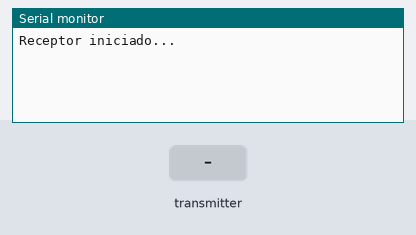
Bench run of a sketch on a simulated Arduino Uno, built with avr-gcc and run on an emulated ATmega328P. On the bench: the last lines printed to the serial monitor. Inputs (shaded band) come from the test bench. No radio packets arrive unless stated.

Above: at 1.3 s.
1.4 s: the transmitter starts sending id = 0
At 1.47 s:
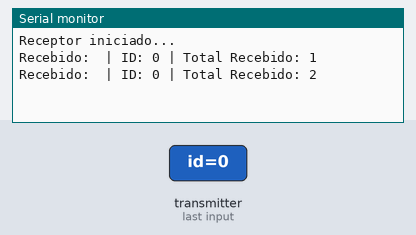
2.9 s: the transmitter starts sending msg = 0
At 2.97 s:
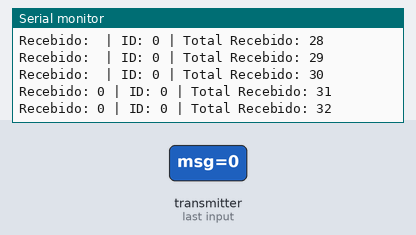
4.4 s: the transmitter starts sending id = 1
5.9 s: the transmitter starts sending msg = 1
Timing chart, 0 to 8.4 s (numbered marks = the images above; inputs shaded):
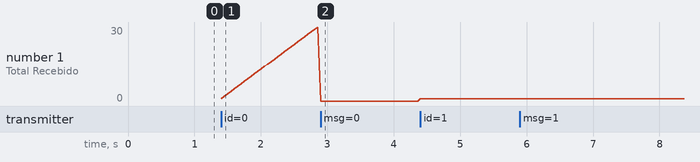

The sketch:

esp8266-testcode.ino
```cpp
#include <SPI.h>
#include <nRF24L01.h>
#include <RF24.h>

// Pinos do ESP8266 (NodeMCU)
#define CE_PIN 4    // GPIO4 = D2
#define CSN_PIN 15  // GPIO15 = D8

RF24 radio(CE_PIN, CSN_PIN); // CE, CSN
const byte address[6] = "00001";

unsigned long receivedMessages = 0;

struct Payload {
  uint32_t id;
  char msg[24];
} __attribute__((packed));

void setup() {
  Serial.begin(115200); // Velocidade maior no ESP8266
  delay(100); // Pequeno delay para estabilizar a porta serial

  if (!radio.begin()) {
    Serial.println("Erro ao iniciar o rádio!");
    while (1); // Trava se não iniciar corretamente
  }

  radio.openReadingPipe(0, address);
  radio.setPALevel(RF24_PA_MIN); // Potência mínima
  radio.startListening();
  radio.setDataRate(RF24_250KBPS);  // ou RF24_1MBPS


  Serial.println("Receptor iniciado...");
}

void loop() {
  if (radio.available()) {
    Payload data;
    radio.read(&data, sizeof(data));
    receivedMessages++;

    Serial.print("Recebido: ");
    Serial.print(data.msg);
    Serial.print(" | ID: ");
    Serial.print(data.id);
    Serial.print(" | Total Recebido: ");
    Serial.println(receivedMessages);
  }
}
```

Measured:
- after the input at 1.4 s, the serial monitor: prints a new line at once (image 1)
- after the input at 2.9 s, the serial monitor: prints a new line at once (image 2)
